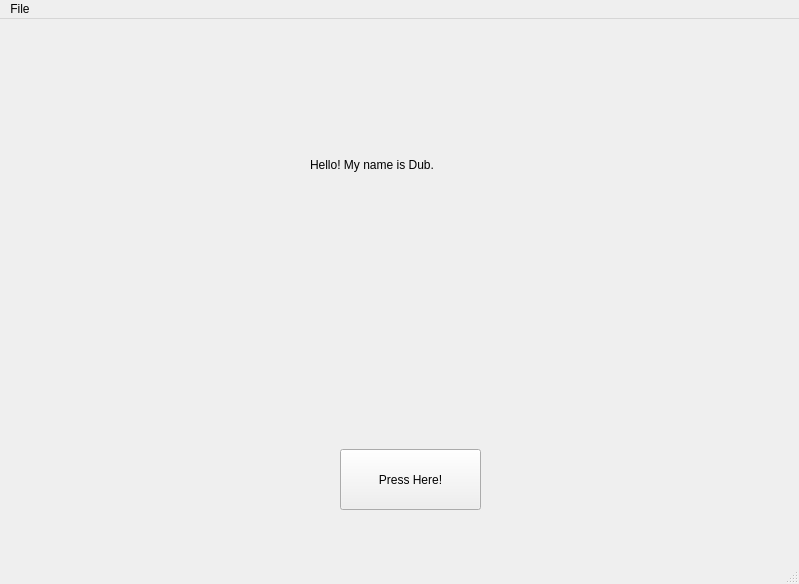
<?xml version="1.0" encoding="UTF-8"?>
<ui version="4.0">
 <class>MainWindow</class>
 <widget class="QMainWindow" name="MainWindow">
  <property name="geometry">
   <rect>
    <x>0</x>
    <y>0</y>
    <width>799</width>
    <height>584</height>
   </rect>
  </property>
  <property name="windowTitle">
   <string>MainWindow</string>
  </property>
  <widget class="QWidget" name="centralwidget">
   <widget class="QPushButton" name="button1">
    <property name="geometry">
     <rect>
      <x>340</x>
      <y>430</y>
      <width>141</width>
      <height>61</height>
     </rect>
    </property>
    <property name="text">
     <string>Press Here!</string>
    </property>
   </widget>
   <widget class="QLabel" name="label1">
    <property name="geometry">
     <rect>
      <x>310</x>
      <y>100</y>
      <width>181</width>
      <height>91</height>
     </rect>
    </property>
    <property name="text">
     <string>Hello! My name is Dub.</string>
    </property>
   </widget>
  </widget>
  <widget class="QMenuBar" name="menubar">
   <property name="geometry">
    <rect>
     <x>0</x>
     <y>0</y>
     <width>799</width>
     <height>21</height>
    </rect>
   </property>
   <widget class="QMenu" name="menuFile">
    <property name="title">
     <string>File</string>
    </property>
   </widget>
   <addaction name="menuFile"/>
  </widget>
  <widget class="QStatusBar" name="statusbar"/>
 </widget>
 <resources/>
 <connections/>
</ui>
